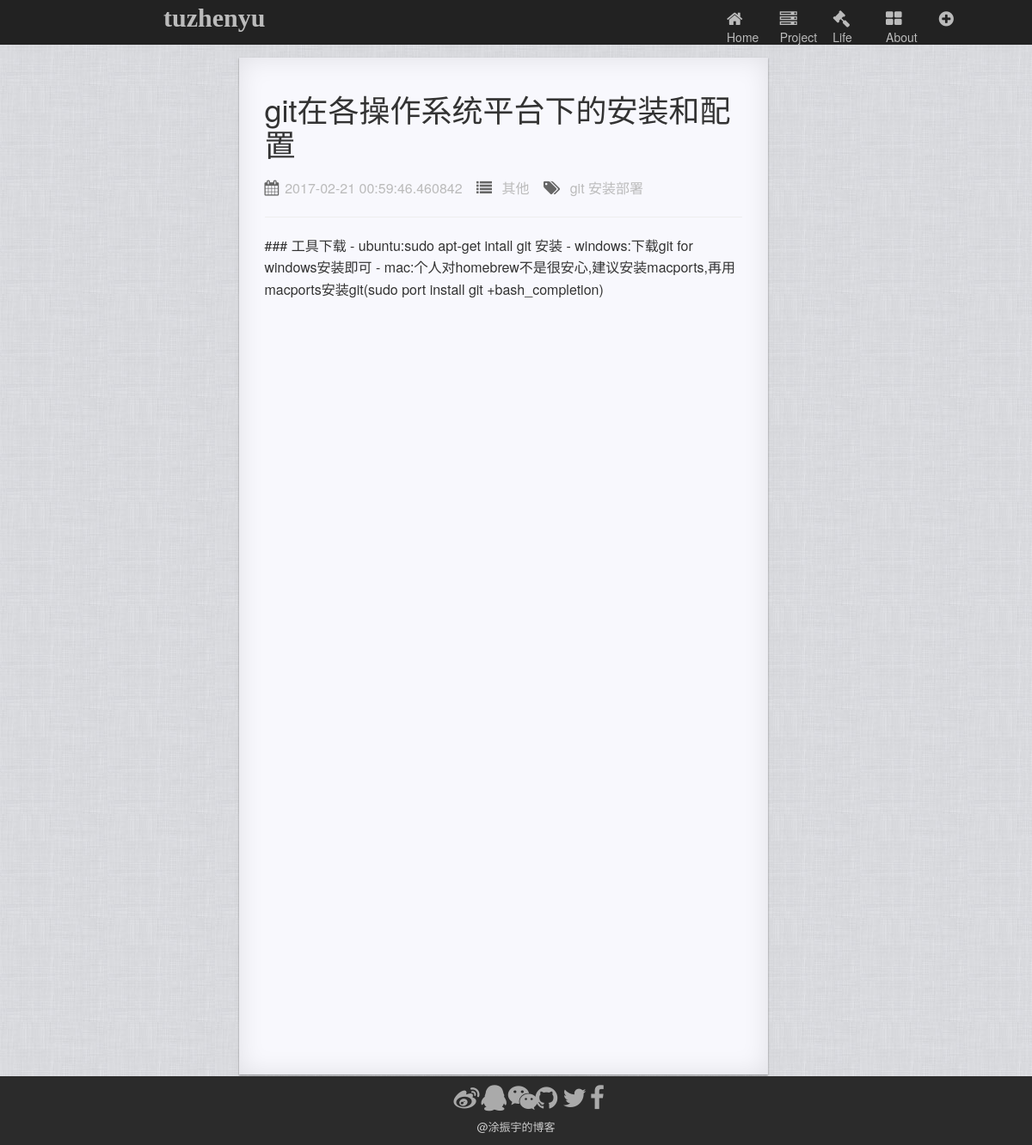
Page /article/5 on the committed database.
### app/models.py (models this page shows)
class Article(db.Model):
    __tablename__ = 'articles'
    id = db.Column(db.Integer, primary_key = True)
    markDownEdit = db.Column(db.Text)
    timestamp = db.Column(db.DateTime,index=True,default=datetime.utcnow)
    title = db.Column(db.String(128))
    category = db.Column(db.String(32))
    tag = db.Column(db.String(32))
    describe = db.Column(db.Text)

### app/views.py (the view)
@app.route('/article/<int:id>')
def article(id):
    article = models.Article.query.get_or_404(id)
    return render_template("article.html",article = article)

### app/templates/article.html
{% extends "base.html" %}
{% block content %}
<div class="wrapper row">
  <div class="col-md-3"></div>
  <div class="col-md-6 row articleShow">
    <h1>{{article.title}}</h1>
    <div class="articleFooter">
      <ul>
        <li><i class="fa fa-calendar fa-1x" aria-hidden="true"></i><span>{{article.timestamp}}</span></li>
        <li><i class="fa fa-list fa-1x" aria-hidden="true"></i><span>{{article.category}}</span></li>
        <li><i class="fa fa-tags fa-1x" aria-hidden="true"></i><span>{{article.tag}}</span></li>
      </ul>
    </div>
    <hr>
    <article class="articleContant">
      <p>{{article.markDownEdit}}</p>
    </article>
  </div>
</div>
{% endblock %}

### app/static/css/style.css (style rules this page uses)
body { width: 100%; height: 100%; }
.articleFooter ul { list-style: none; margin-top: 5px; padding: 0; }
.articleFooter ul li { display: inline-block; color:#666; margin-right: 12px; }
.articleFooter ul li span { color:#bbb; font-size: 16px; }
.articleFooter ul li i { margin-right: 7px; font-size: 18px; }
.articleShow { height: 1183px; padding: 20px 30px; line-height: 1.6; font-size: 16px; background-color: #f8f8fd; box-shadow: 0 1px 2px rgba(0, 0, 0, 0.4), 0 0 30px rgba(10, 10, 0, 0.1) inset; }
.articleShow .articleFooter { margin-top: 20px; }

### rows in the picture
Article: title "git在各操作系统平台下的安装和配置", timestamp "2017-02-21 00:59:46.460842", category "其他", tag "git 安装部署", markDownEdit "### 工具下载 - ubuntu:sudo apt-get intall git 安装 - windows:下载git for windows安装即可 - mac:个人对homebrew不是很安心,建议安装macports,再用macports安装git(sudo port install git +bash_completion)"
